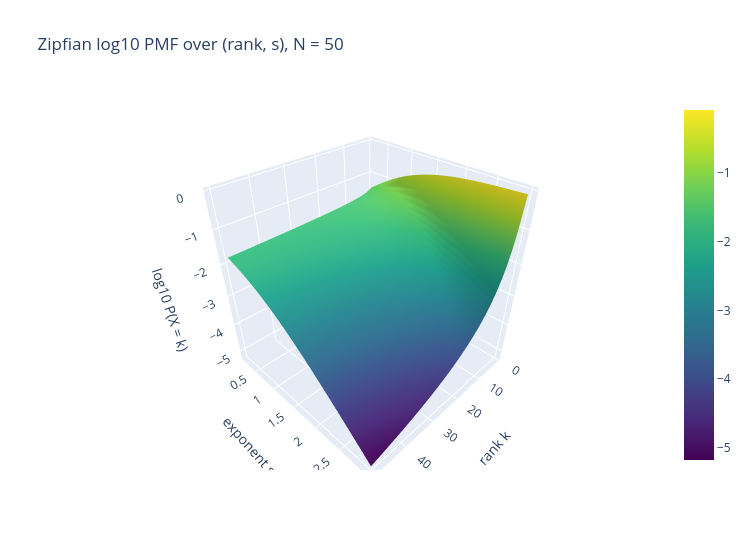

The code cell stored with this chart in its notebook:
### Markdown cell above
### 8.3 Interactive Plotly version
The log10 surface of 8.1; rotate and hover.

### Code cell
fig = go.Figure(go.Surface(x=ranks, y=s_values, z=Z, colorscale="Viridis"))
fig.update_layout(title="Zipfian log10 PMF over (rank, s), N = 50", width=750, height=550,
                  scene=dict(xaxis_title="rank k", yaxis_title="exponent s", zaxis_title="log10 P(X = k)"))
fig.show()

### Figure 1 — Plotly figure (JSON) as saved in the notebook; plotly's stock layout.template omitted (floating-point values rounded to 4 significant figures; data arrays with more than 128 entries replaced by an {"elided": "..."} marker saying what was removed)
{"data": [{"colorscale": [[0.0, "#440154"], [0.1111, "#482878"], [0.2222, "#3e4989"], [0.3333, "#31688e"], [0.4444, "#26828e"], [0.5556, "#1f9e89"], [0.6667, "#35b779"], [0.7778, "#6ece58"], [0.8889, "#b5de2b"], [1.0, "#fde725"]], "type": "surface", "x": [1, 2, 3, 4, 5, 6, 7, 8, 9, 10, 11, 12, 13, 14, 15, 16, 17, 18, 19, 20, 21, 22, 23, 24, 25, 26, 27, 28, 29, 30, 31, 32, 33, 34, 35, 36, 37, 38, 39, 40, 41, 42, 43, 44, 45, 46, 47, 48, 49, 50], "y": [0.2, 0.3, 0.4, 0.5, 0.6, 0.7, 0.8, 0.9, 1.0, 1.1, 1.2, 1.3, 1.4, 1.5, 1.6, 1.7, 1.8, 1.9, 2.0, 2.1, 2.2, 2.3, 2.4, 2.5, 2.6, 2.7, 2.8, 2.9, 3.0], "z": {"elided": "29x50 float values"}}], "layout": {"height": 550, "scene": {"xaxis": {"title": {"text": "rank k"}}, "yaxis": {"title": {"text": "exponent s"}}, "zaxis": {"title": {"text": "log10 P(X = k)"}}}, "title": {"text": "Zipfian log10 PMF over (rank, s), N = 50"}, "width": 750}}
